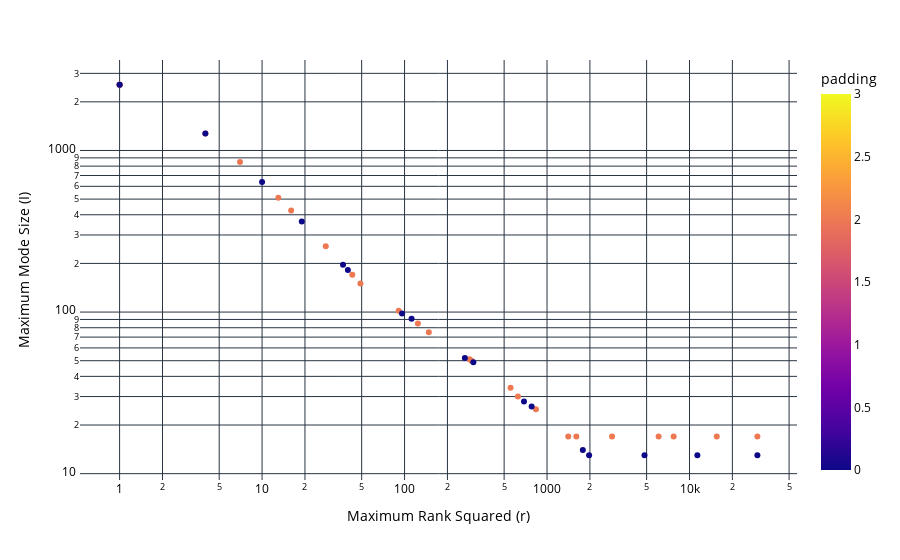

Source (notebook cell):
### Code cell
padding_df_ex10 = padding_df[padding_df['matrix_name'] == "ex10hs"]
fig = px.scatter(padding_df_ex10, x="rank", y="max_mode_size", color="padding", log_x=True, log_y=True, 
                 labels={
                     "rank": "Maximum Rank Squared (r)",
                     "matrix_name": "Matrix Name",
                     "max_mode_size": "Maximum Mode Size (I)",
                 })
fig.update_layout(
    plot_bgcolor='white',   # Plot area background color
    paper_bgcolor='white',  # Entire figure background color
    font=dict(color='black'),  # Font color
    # coloraxis_colorbar=dict(yanchor="top", y=1, x=-0.2, ticks="outside", )
)
fig.show()

fig.write_image("plots/ex10_max_mode_size_vs_max_rank_vs_padding.pdf")

### Figure 1 — Plotly figure (JSON) as saved in the notebook; plotly's stock layout.template omitted (floating-point values rounded to 4 significant figures)
{"data": [{"hovertemplate": "Maximum Rank Squared (r)=%{x}<br>Maximum Mode Size (I)=%{y}<br>padding=%{marker.color}<extra></extra>", "legendgroup": "", "marker": {"color": [3, 2, 2, 2, 2, 2, 2, 2, 2, 2, 2, 2, 2, 2, 2, 2, 2, 2, 2, 2, 2, 2, 2, 2, 1, 0, 0, 0, 0, 0, 0, 0, 0, 0, 0, 0, 0, 0, 0, 0, 0, 0], "coloraxis": "coloraxis", "symbol": "circle"}, "mode": "markers", "name": "", "orientation": "v", "showlegend": false, "x": [1.0, 29960.0, 15540.0, 7738.0, 6069.0, 2861.0, 1606.0, 1410.0, 836.0, 625.0, 555.0, 295.0, 286.0, 148.0, 124.0, 91.0, 49.0, 43.0, 28.0, 16.0, 13.0, 7.0, 4.0, 1.0, 1.0, 29960.0, 11350.0, 4830.0, 1974.0, 1784.0, 780.0, 689.0, 304.0, 265.0, 112.0, 96.0, 40.0, 37.0, 19.0, 10.0, 4.0, 1.0], "xaxis": "x", "y": [2551.0, 17.0, 17.0, 17.0, 17.0, 17.0, 17.0, 17.0, 25.0, 30.0, 34.0, 50.0, 51.0, 75.0, 85.0, 102.0, 150.0, 170.0, 255.0, 425.0, 510.0, 850.0, 1275.0, 2550.0, 2549.0, 13.0, 13.0, 13.0, 13.0, 14.0, 26.0, 28.0, 49.0, 52.0, 91.0, 98.0, 182.0, 196.0, 364.0, 637.0, 1274.0, 2548.0], "yaxis": "y", "type": "scatter"}], "layout": {"xaxis": {"anchor": "y", "domain": [0.0, 1.0], "title": {"text": "Maximum Rank Squared (r)"}, "type": "log"}, "yaxis": {"anchor": "x", "domain": [0.0, 1.0], "title": {"text": "Maximum Mode Size (I)"}, "type": "log"}, "coloraxis": {"colorbar": {"title": {"text": "padding"}}, "colorscale": [[0.0, "#0d0887"], [0.1111, "#46039f"], [0.2222, "#7201a8"], [0.3333, "#9c179e"], [0.4444, "#bd3786"], [0.5556, "#d8576b"], [0.6667, "#ed7953"], [0.7778, "#fb9f3a"], [0.8889, "#fdca26"], [1.0, "#f0f921"]]}, "legend": {"tracegroupgap": 0}, "margin": {"t": 60}, "font": {"color": "black"}, "plot_bgcolor": "white", "paper_bgcolor": "white"}}
